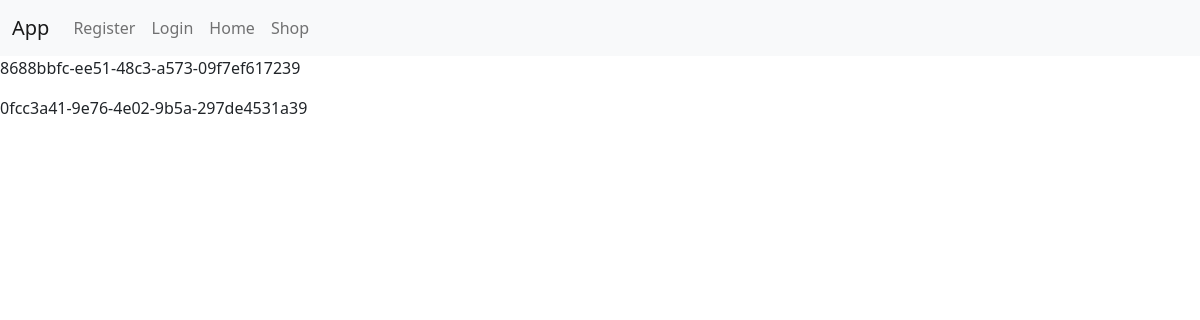
Page /app/view_items/ on the earlier database version.
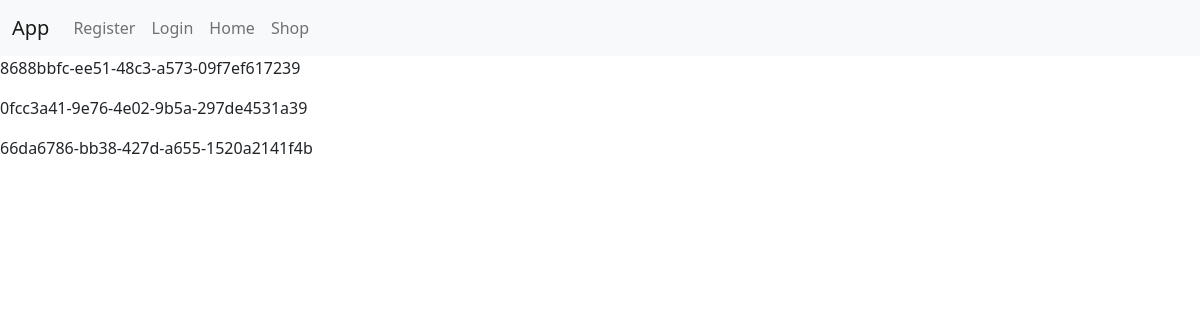
Same page on the later database version.
### shop/models.py (models this page shows)
class Item(models.Model):
    id = models.UUIDField(primary_key=True, default=uuid.uuid4)
    item_model_id = models.ForeignKey(ItemModel, on_delete=models.CASCADE, null=True, blank=True)
    ITEM_STATUS = (
        ('u', 'Unavailable'),
        ('a', 'Available'),
        ('r', 'Reserved'),
        ('s', 'Sold'),
    )
    status = models.CharField(
        "Status",
        max_length=1,
        choices=ITEM_STATUS,
        blank=True,
        default='u',
        help_text="Leidinio kopijos statusas"
    )

### shop/views.py (the view)
# urls.py: path("view_items/", views.ItemView.as_view(), name='view_items_n'),
class ItemView(generic.ListView):
    model = Item
    context_object_name = 'item_list'  # nebūtina, tokį pavadinimą kontekste django sukuria automatiškai
    template_name = 'view_items_list.html'
    paginate_by = 8

### shop/templates/view_items_list.html
{% extends "base.html" %}
{% block content %}
{% for item_obj in item_list %}
   <p>{{ item_obj.id }}</p>
{% endfor %}
{% endblock %}

Differences in the rows shown:
added Item: id "66da6786-bb38-427d-a655-1520a2141f4b"
